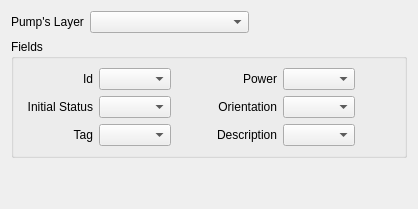
           <widget class="QWidget" name="tabPumps">
            <attribute name="title">
             <string>Pumps</string>
            </attribute>
            <layout class="QGridLayout" name="gridLayout_14">
             <item row="0" column="0">
              <layout class="QGridLayout" name="gridLayout_12">
               <item row="0" column="0">
                <layout class="QHBoxLayout" name="horizontalLayout_18">
                 <item>
                  <widget class="QLabel" name="label_30">
                   <property name="text">
                    <string>Pump's Layer</string>
                   </property>
                  </widget>
                 </item>
                 <item>
                  <widget class="QComboBox" name="cbPumpLayer">
                   <property name="sizePolicy">
                    <sizepolicy hsizetype="Expanding" vsizetype="Fixed">
                     <horstretch>0</horstretch>
                     <verstretch>0</verstretch>
                    </sizepolicy>
                   </property>
                  </widget>
                 </item>
                 <item>
                  <spacer name="horizontalSpacer_14">
                   <property name="orientation">
                    <enum>Qt::Horizontal</enum>
                   </property>
                   <property name="sizeHint" stdset="0">
                    <size>
                     <width>40</width>
                     <height>20</height>
                    </size>
                   </property>
                  </spacer>
                 </item>
                </layout>
               </item>
               <item row="1" column="0">
                <widget class="QGroupBox" name="gbPumps">
                 <property name="sizePolicy">
                  <sizepolicy hsizetype="Expanding" vsizetype="Fixed">
                   <horstretch>0</horstretch>
                   <verstretch>0</verstretch>
                  </sizepolicy>
                 </property>
                 <property name="title">
                  <string>Fields</string>
                 </property>
                 <layout class="QGridLayout" name="gridLayout_13">
                  <item row="0" column="1">
                   <layout class="QGridLayout" name="gridLayout_27">
                    <item row="1" column="4">
                     <spacer name="horizontalSpacer_17">
                      <property name="orientation">
                       <enum>Qt::Horizontal</enum>
                      </property>
                      <property name="sizeHint" stdset="0">
                       <size>
                        <width>40</width>
                        <height>20</height>
                       </size>
                      </property>
                     </spacer>
                    </item>
                    <item row="2" column="4">
                     <spacer name="horizontalSpacer_19">
                      <property name="orientation">
                       <enum>Qt::Horizontal</enum>
                      </property>
                      <property name="sizeHint" stdset="0">
                       <size>
                        <width>40</width>
                        <height>20</height>
                       </size>
                      </property>
                     </spacer>
                    </item>
                    <item row="0" column="2">
                     <widget class="QLabel" name="label_33">
                      <property name="minimumSize">
                       <size>
                        <width>100</width>
                        <height>0</height>
                       </size>
                      </property>
                      <property name="text">
                       <string>Power</string>
                      </property>
                      <property name="alignment">
                       <set>Qt::AlignRight|Qt::AlignTrailing|Qt::AlignVCenter</set>
                      </property>
                     </widget>
                    </item>
                    <item row="1" column="0">
                     <widget class="QLabel" name="label_36">
                      <property name="minimumSize">
                       <size>
                        <width>70</width>
                        <height>0</height>
                       </size>
                      </property>
                      <property name="text">
                       <string>Initial Status</string>
                      </property>
                      <property name="alignment">
                       <set>Qt::AlignRight|Qt::AlignTrailing|Qt::AlignVCenter</set>
                      </property>
                     </widget>
                    </item>
                    <item row="0" column="4">
                     <spacer name="horizontalSpacer_15">
                      <property name="orientation">
                       <enum>Qt::Horizontal</enum>
                      </property>
                      <property name="sizeHint" stdset="0">
                       <size>
                        <width>40</width>
                        <height>20</height>
                       </size>
                      </property>
                     </spacer>
                    </item>
                    <item row="1" column="1">
                     <widget class="QComboBox" name="cbPump_InitStat">
                      <property name="sizePolicy">
                       <sizepolicy hsizetype="Expanding" vsizetype="Fixed">
                        <horstretch>0</horstretch>
                        <verstretch>0</verstretch>
                       </sizepolicy>
                      </property>
                     </widget>
                    </item>
                    <item row="2" column="0">
                     <widget class="QLabel" name="label_39">
                      <property name="minimumSize">
                       <size>
                        <width>70</width>
                        <height>0</height>
                       </size>
                      </property>
                      <property name="text">
                       <string>Tag</string>
                      </property>
                      <property name="alignment">
                       <set>Qt::AlignRight|Qt::AlignTrailing|Qt::AlignVCenter</set>
                      </property>
                     </widget>
                    </item>
                    <item row="0" column="0">
                     <widget class="QLabel" name="label_31">
                      <property name="minimumSize">
                       <size>
                        <width>70</width>
                        <height>0</height>
                       </size>
                      </property>
                      <property name="text">
                       <string>Id</string>
                      </property>
                      <property name="alignment">
                       <set>Qt::AlignRight|Qt::AlignTrailing|Qt::AlignVCenter</set>
                      </property>
                     </widget>
                    </item>
                    <item row="0" column="3">
                     <widget class="QComboBox" name="cbPump_Power">
                      <property name="sizePolicy">
                       <sizepolicy hsizetype="Expanding" vsizetype="Fixed">
                        <horstretch>0</horstretch>
                        <verstretch>0</verstretch>
                       </sizepolicy>
                      </property>
                     </widget>
                    </item>
                    <item row="0" column="1">
                     <widget class="QComboBox" name="cbPump_Id">
                      <property name="sizePolicy">
                       <sizepolicy hsizetype="Expanding" vsizetype="Fixed">
                        <horstretch>0</horstretch>
                        <verstretch>0</verstretch>
                       </sizepolicy>
                      </property>
                     </widget>
                    </item>
                    <item row="1" column="2">
                     <widget class="QLabel" name="label_42">
                      <property name="minimumSize">
                       <size>
                        <width>100</width>
                        <height>0</height>
                       </size>
                      </property>
                      <property name="text">
                       <string>Orientation</string>
                      </property>
                      <property name="alignment">
                       <set>Qt::AlignRight|Qt::AlignTrailing|Qt::AlignVCenter</set>
                      </property>
                     </widget>
                    </item>
                    <item row="1" column="3">
                     <widget class="QComboBox" name="cbPump_Orient">
                      <property name="sizePolicy">
                       <sizepolicy hsizetype="Expanding" vsizetype="Fixed">
                        <horstretch>0</horstretch>
                        <verstretch>0</verstretch>
                       </sizepolicy>
                      </property>
                     </widget>
                    </item>
                    <item row="2" column="1">
                     <widget class="QComboBox" name="cbPump_Tag">
                      <property name="sizePolicy">
                       <sizepolicy hsizetype="Expanding" vsizetype="Fixed">
                        <horstretch>0</horstretch>
                        <verstretch>0</verstretch>
                       </sizepolicy>
                      </property>
                     </widget>
                    </item>
                    <item row="2" column="2">
                     <widget class="QLabel" name="label_40">
                      <property name="minimumSize">
                       <size>
                        <width>100</width>
                        <height>0</height>
                       </size>
                      </property>
                      <property name="text">
                       <string>Description</string>
                      </property>
                      <property name="alignment">
                       <set>Qt::AlignRight|Qt::AlignTrailing|Qt::AlignVCenter</set>
                      </property>
                     </widget>
                    </item>
                    <item row="2" column="3">
                     <widget class="QComboBox" name="cbPump_Descr">
                      <property name="sizePolicy">
                       <sizepolicy hsizetype="Expanding" vsizetype="Fixed">
                        <horstretch>0</horstretch>
                        <verstretch>0</verstretch>
                       </sizepolicy>
                      </property>
                     </widget>
                    </item>
                   </layout>
                  </item>
                 </layout>
                </widget>
               </item>
               <item row="2" column="0">
                <spacer name="verticalSpacer_4">
                 <property name="orientation">
                  <enum>Qt::Vertical</enum>
                 </property>
                 <property name="sizeHint" stdset="0">
                  <size>
                   <width>20</width>
                   <height>40</height>
                  </size>
                 </property>
                </spacer>
               </item>
              </layout>
             </item>
            </layout>
           </widget>
